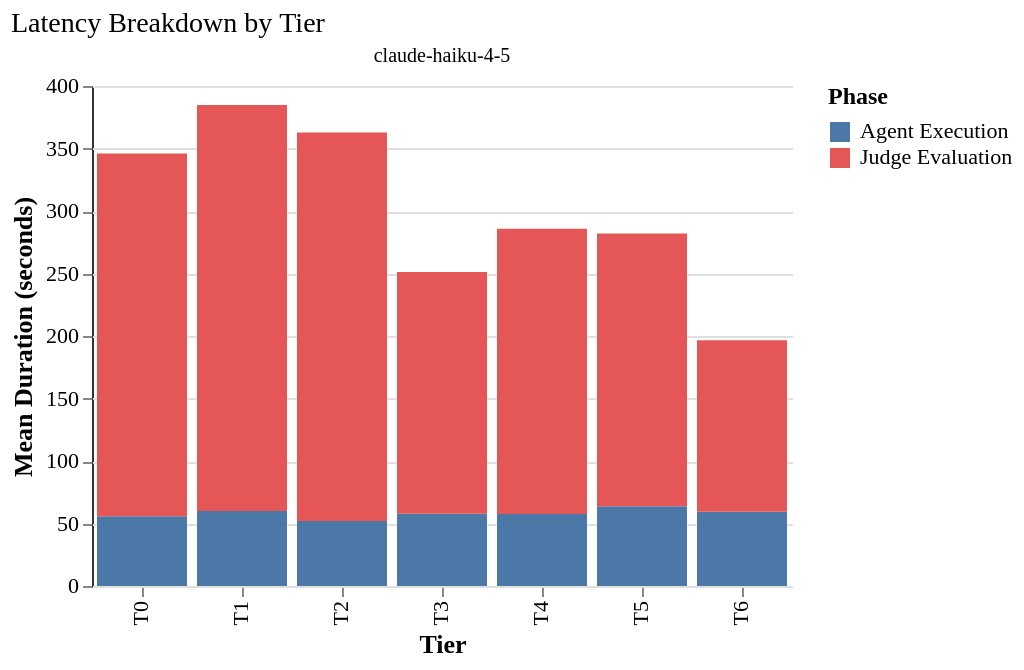

The Vega-Lite source for this figure:
### Vega-Lite specification from a JSON file in a GitHub repository (floating-point values rounded to 4 significant figures)
{"config": {"font": "serif", "axis": {"labelFontSize": 11, "titleFontSize": 13, "gridColor": "#e0e0e0", "domainColor": "#333333"}, "legend": {"labelFontSize": 11, "titleFontSize": 12}, "title": {"fontSize": 14, "anchor": "start", "fontWeight": "normal"}, "view": {"stroke": null, "continuousWidth": 400, "continuousHeight": 300}, "mark": {"tooltip": true}}, "data": {"name": "data-f2d4703a90cf38d1298e5272d497ba2b"}, "facet": {"column": {"field": "agent_model", "title": null, "type": "nominal"}}, "spec": {"mark": {"type": "bar"}, "encoding": {"color": {"field": "phase_label", "scale": {"domain": ["Agent Execution", "Judge Evaluation"], "range": ["#4C78A8", "#E45756"]}, "title": "Phase", "type": "nominal"}, "order": {"field": "phase", "sort": "ascending", "type": "nominal"}, "tooltip": [{"field": "tier", "title": "Tier", "type": "ordinal"}, {"field": "phase_label", "title": "Phase", "type": "nominal"}, {"field": "duration", "format": ".2f", "title": "Duration (s)", "type": "quantitative"}], "x": {"field": "tier", "sort": ["T0", "T1", "T2", "T3", "T4", "T5", "T6"], "title": "Tier", "type": "ordinal"}, "y": {"field": "duration", "title": "Mean Duration (seconds)", "type": "quantitative"}}, "height": 250, "width": 350}, "title": "Latency Breakdown by Tier", "$schema": "https://vega.github.io/schema/vega-lite/v6.1.0.json", "datasets": {"data-f2d4703a90cf38d1298e5272d497ba2b": [{"agent_model": "claude-haiku-4-5", "tier": "T0", "phase": "agent_duration_seconds", "duration": 55.8, "phase_label": "Agent Execution"}, {"agent_model": "claude-haiku-4-5", "tier": "T1", "phase": "agent_duration_seconds", "duration": 60.09, "phase_label": "Agent Execution"}, {"agent_model": "claude-haiku-4-5", "tier": "T2", "phase": "agent_duration_seconds", "duration": 52.09, "phase_label": "Agent Execution"}, {"agent_model": "claude-haiku-4-5", "tier": "T3", "phase": "agent_duration_seconds", "duration": 57.76, "phase_label": "Agent Execution"}, {"agent_model": "claude-haiku-4-5", "tier": "T4", "phase": "agent_duration_seconds", "duration": 57.67, "phase_label": "Agent Execution"}, {"agent_model": "claude-haiku-4-5", "tier": "T5", "phase": "agent_duration_seconds", "duration": 63.76, "phase_label": "Agent Execution"}, {"agent_model": "claude-haiku-4-5", "tier": "T6", "phase": "agent_duration_seconds", "duration": 59.33, "phase_label": "Agent Execution"}, {"agent_model": "claude-haiku-4-5", "tier": "T0", "phase": "judge_duration_seconds", "duration": 290.2, "phase_label": "Judge Evaluation"}, {"agent_model": "claude-haiku-4-5", "tier": "T1", "phase": "judge_duration_seconds", "duration": 324.6, "phase_label": "Judge Evaluation"}, {"agent_model": "claude-haiku-4-5", "tier": "T2", "phase": "judge_duration_seconds", "duration": 310.7, "phase_label": "Judge Evaluation"}, {"agent_model": "claude-haiku-4-5", "tier": "T3", "phase": "judge_duration_seconds", "duration": 193.3, "phase_label": "Judge Evaluation"}, {"agent_model": "claude-haiku-4-5", "tier": "T4", "phase": "judge_duration_seconds", "duration": 228.0, "phase_label": "Judge Evaluation"}, {"agent_model": "claude-haiku-4-5", "tier": "T5", "phase": "judge_duration_seconds", "duration": 218.3, "phase_label": "Judge Evaluation"}, {"agent_model": "claude-haiku-4-5", "tier": "T6", "phase": "judge_duration_seconds", "duration": 137.3, "phase_label": "Judge Evaluation"}]}}
